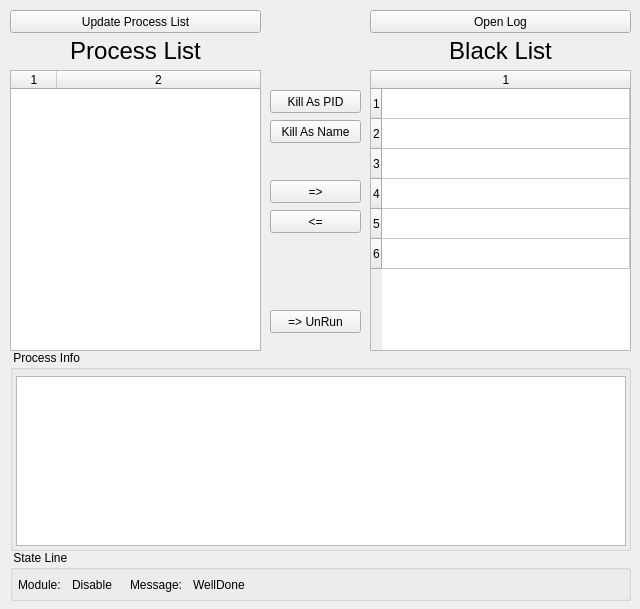
<?xml version="1.0" encoding="UTF-8"?>
<ui version="4.0">
 <class>Widget</class>
 <widget class="QWidget" name="Widget">
  <property name="windowModality">
   <enum>Qt::WindowModal</enum>
  </property>
  <property name="geometry">
   <rect>
    <x>0</x>
    <y>0</y>
    <width>640</width>
    <height>609</height>
   </rect>
  </property>
  <property name="sizePolicy">
   <sizepolicy hsizetype="Fixed" vsizetype="Fixed">
    <horstretch>0</horstretch>
    <verstretch>0</verstretch>
   </sizepolicy>
  </property>
  <property name="minimumSize">
   <size>
    <width>0</width>
    <height>0</height>
   </size>
  </property>
  <property name="maximumSize">
   <size>
    <width>9999999</width>
    <height>9999999</height>
   </size>
  </property>
  <property name="contextMenuPolicy">
   <enum>Qt::ActionsContextMenu</enum>
  </property>
  <property name="windowTitle">
   <string>Widget</string>
  </property>
  <widget class="QPushButton" name="pushButton">
   <property name="geometry">
    <rect>
     <x>10</x>
     <y>10</y>
     <width>251</width>
     <height>23</height>
    </rect>
   </property>
   <property name="text">
    <string>Update Process List</string>
   </property>
  </widget>
  <widget class="QPushButton" name="pushButton_2">
   <property name="geometry">
    <rect>
     <x>270</x>
     <y>90</y>
     <width>91</width>
     <height>23</height>
    </rect>
   </property>
   <property name="text">
    <string>Kill As PID</string>
   </property>
  </widget>
  <widget class="QPushButton" name="pushButton_3">
   <property name="geometry">
    <rect>
     <x>270</x>
     <y>180</y>
     <width>91</width>
     <height>23</height>
    </rect>
   </property>
   <property name="text">
    <string>=&gt;</string>
   </property>
  </widget>
  <widget class="QPushButton" name="pushButton_4">
   <property name="geometry">
    <rect>
     <x>270</x>
     <y>210</y>
     <width>91</width>
     <height>23</height>
    </rect>
   </property>
   <property name="text">
    <string>&lt;=</string>
   </property>
  </widget>
  <widget class="QPushButton" name="pushButton_5">
   <property name="geometry">
    <rect>
     <x>270</x>
     <y>310</y>
     <width>91</width>
     <height>23</height>
    </rect>
   </property>
   <property name="text">
    <string>=&gt; UnRun</string>
   </property>
  </widget>
  <widget class="QTableWidget" name="tableWidget">
   <property name="geometry">
    <rect>
     <x>10</x>
     <y>70</y>
     <width>251</width>
     <height>281</height>
    </rect>
   </property>
   <property name="lineWidth">
    <number>1</number>
   </property>
   <property name="midLineWidth">
    <number>0</number>
   </property>
   <property name="editTriggers">
    <set>QAbstractItemView::NoEditTriggers</set>
   </property>
   <property name="selectionMode">
    <enum>QAbstractItemView::SingleSelection</enum>
   </property>
   <property name="selectionBehavior">
    <enum>QAbstractItemView::SelectRows</enum>
   </property>
   <property name="rowCount">
    <number>0</number>
   </property>
   <property name="columnCount">
    <number>2</number>
   </property>
   <attribute name="horizontalHeaderCascadingSectionResizes">
    <bool>false</bool>
   </attribute>
   <attribute name="horizontalHeaderDefaultSectionSize">
    <number>46</number>
   </attribute>
   <attribute name="horizontalHeaderStretchLastSection">
    <bool>true</bool>
   </attribute>
   <column/>
   <column/>
  </widget>
  <widget class="QTableWidget" name="tableWidget_2">
   <property name="geometry">
    <rect>
     <x>370</x>
     <y>70</y>
     <width>261</width>
     <height>281</height>
    </rect>
   </property>
   <property name="rowCount">
    <number>6</number>
   </property>
   <property name="columnCount">
    <number>1</number>
   </property>
   <attribute name="horizontalHeaderStretchLastSection">
    <bool>true</bool>
   </attribute>
   <row/>
   <row/>
   <row/>
   <row/>
   <row/>
   <row/>
   <column/>
  </widget>
  <widget class="QPushButton" name="pushButton_6">
   <property name="geometry">
    <rect>
     <x>370</x>
     <y>10</y>
     <width>261</width>
     <height>23</height>
    </rect>
   </property>
   <property name="text">
    <string>Open Log</string>
   </property>
  </widget>
  <widget class="QGroupBox" name="groupBox">
   <property name="geometry">
    <rect>
     <x>10</x>
     <y>350</y>
     <width>621</width>
     <height>201</height>
    </rect>
   </property>
   <property name="title">
    <string> Process Info</string>
   </property>
   <widget class="QTextBrowser" name="textBrowser">
    <property name="geometry">
     <rect>
      <x>6</x>
      <y>26</y>
      <width>610</width>
      <height>170</height>
     </rect>
    </property>
   </widget>
  </widget>
  <widget class="QLabel" name="label_7">
   <property name="geometry">
    <rect>
     <x>370</x>
     <y>40</y>
     <width>261</width>
     <height>21</height>
    </rect>
   </property>
   <property name="font">
    <font>
     <pointsize>18</pointsize>
    </font>
   </property>
   <property name="text">
    <string>Black List</string>
   </property>
   <property name="textFormat">
    <enum>Qt::AutoText</enum>
   </property>
   <property name="alignment">
    <set>Qt::AlignCenter</set>
   </property>
  </widget>
  <widget class="QLabel" name="label_8">
   <property name="geometry">
    <rect>
     <x>10</x>
     <y>40</y>
     <width>251</width>
     <height>21</height>
    </rect>
   </property>
   <property name="font">
    <font>
     <pointsize>18</pointsize>
    </font>
   </property>
   <property name="text">
    <string>Process List</string>
   </property>
   <property name="textFormat">
    <enum>Qt::AutoText</enum>
   </property>
   <property name="alignment">
    <set>Qt::AlignCenter</set>
   </property>
  </widget>
  <widget class="QPushButton" name="pushButton_7">
   <property name="geometry">
    <rect>
     <x>270</x>
     <y>120</y>
     <width>91</width>
     <height>23</height>
    </rect>
   </property>
   <property name="text">
    <string>Kill As Name</string>
   </property>
  </widget>
  <widget class="QGroupBox" name="groupBox_2">
   <property name="geometry">
    <rect>
     <x>10</x>
     <y>550</y>
     <width>621</width>
     <height>51</height>
    </rect>
   </property>
   <property name="title">
    <string> State Line</string>
   </property>
   <widget class="QLabel" name="label_4">
    <property name="geometry">
     <rect>
      <x>8</x>
      <y>27</y>
      <width>61</width>
      <height>16</height>
     </rect>
    </property>
    <property name="text">
     <string>Module: </string>
    </property>
   </widget>
   <widget class="QLabel" name="label_9">
    <property name="geometry">
     <rect>
      <x>62</x>
      <y>27</y>
      <width>57</width>
      <height>15</height>
     </rect>
    </property>
    <property name="text">
     <string>Disable</string>
    </property>
   </widget>
   <widget class="QLabel" name="label_5">
    <property name="geometry">
     <rect>
      <x>120</x>
      <y>27</y>
      <width>61</width>
      <height>16</height>
     </rect>
    </property>
    <property name="text">
     <string>Message:</string>
    </property>
   </widget>
   <widget class="QLabel" name="label_6">
    <property name="geometry">
     <rect>
      <x>183</x>
      <y>27</y>
      <width>421</width>
      <height>16</height>
     </rect>
    </property>
    <property name="text">
     <string>WellDone</string>
    </property>
   </widget>
  </widget>
 </widget>
 <layoutdefault spacing="6" margin="11"/>
 <resources/>
 <connections/>
</ui>
